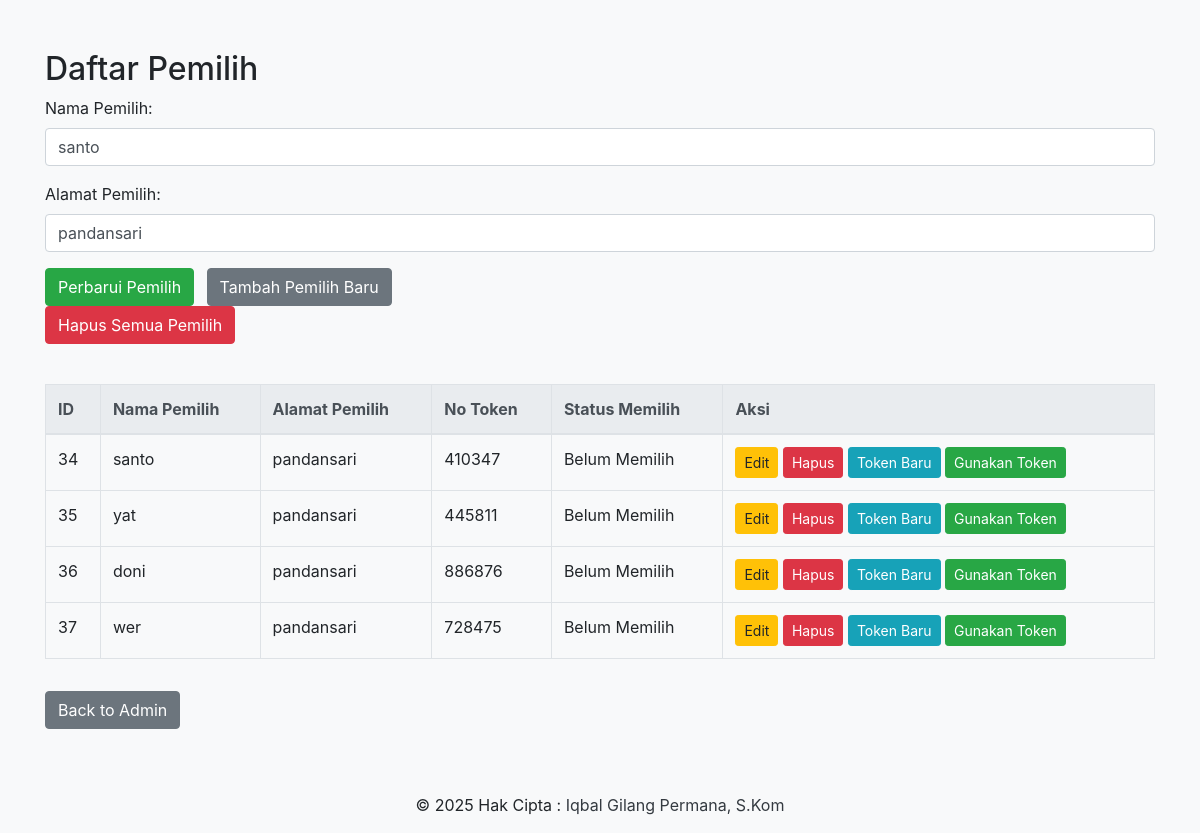
Screenshot of /voters.php?edit_voter=34 (signed in) with the database file from the repository.
### tables this page shows
CREATE TABLE `voters` (
  `id` int(11) NOT NULL,
  `name` varchar(100) NOT NULL,
  `address` varchar(255) NOT NULL,
  `token` varchar(32) NOT NULL,
  `token_created_at` datetime NOT NULL,
  `used` tinyint(1) DEFAULT 0,
  `has_voted` tinyint(1) DEFAULT 0,
  `token_used` tinyint(1) DEFAULT 0
);

### voters.php (the view, shortened to what this page needs)
<?php
include 'db.php';
$editVoter = null;
if (isset($_GET['edit_voter'])) {
    $id = $_GET['edit_voter'];
    $stmt = $pdo->prepare("SELECT * FROM voters WHERE id = :id");
    $stmt->execute(['id' => $id]);
    $editVoter = $stmt->fetch();
}
$stmt_voters = $pdo->query("SELECT * FROM voters");
$voterList = $stmt_voters->fetchAll();
?>
<!DOCTYPE html>
<html lang="en">
<head>
    <link rel="stylesheet" href="https://stackpath.bootstrapcdn.com/bootstrap/4.5.2/css/bootstrap.min.css">
</head>
<body>
    <div class="container">
        <h2>Daftar Pemilih</h2>
        <form action="" method="POST">
            <div class="form-group">
                <label for="voter_name">Nama Pemilih:</label>
                <input type="text" class="form-control" id="voter_name" name="voter_name" value="<?php echo $editVoter ? $editVoter['name'] : ''; ?>" required>
            </div>
            <div class="form-group">
                <label for="voter_address">Alamat Pemilih:</label>
                <input type="text" class="form-control" id="voter_address" name="voter_address" value="<?php echo $editVoter ? $editVoter['address'] : ''; ?>" required>
            </div>
            <button type="submit" name="add_voter" class="btn btn-success"><?php echo $editVoter ? "Perbarui Pemilih" : "Tambah Pemilih"; ?></button>
            <a href="voters.php" class="btn btn-secondary ml-2">Tambah Pemilih Baru</a>
        </form>
    <form action="" method="POST" onsubmit="return confirm('Apakah Anda yakin ingin menghapus semua pemilih?');">
        <button type="submit" name="delete_all_voters" class="btn btn-danger mb-3">Hapus Semua Pemilih</button>
    </form>
        <table class="table table-bordered mt-4">
            <thead class="thead-light">
                <tr>
                    <th>ID</th>
                    <th>Nama Pemilih</th>
                    <th>Alamat Pemilih</th>
                    <th>No Token</th>
                    <th>Status Memilih</th>
                    <th>Aksi</th>
                </tr>
            </thead>
            <tbody>
                <?php foreach ($voterList as $voter): ?>
                    <tr>
                        <td><?php echo $voter['id']; ?></td>
                        <td><?php echo $voter['name']; ?></td>
                        <td><?php echo $voter['address']; ?></td>
                        <td><?php echo $voter['token']; ?></td>
                        <td><?php echo $voter['has_voted'] ? 'Sudah Memilih' : 'Belum Memilih'; ?></td>
                        <td>
                            <a href="voters.php?edit_voter=<?php echo $voter['id']; ?>" class="btn btn-warning btn-sm">Edit</a>
                            <a href="voters.php?delete_voter=<?php echo $voter['id']; ?>" class="btn btn-danger btn-sm" onclick="return confirm('Apakah Anda yakin ingin menghapus?');">Hapus</a>
                            <a href="voters.php?generate_token=<?php echo $voter['id']; ?>" class="btn btn-info btn-sm">Token Baru</a>
                            <a href="voters.php?use_token=<?php echo $voter['id']; ?>" class="btn btn-success btn-sm" onclick="return confirm('Apakah Anda yakin ingin menggunakan token ini?');">Gunakan Token</a>
                        </td>
                    </tr>
                <?php endforeach; ?>
            </tbody>
        </table>
        <a href="admin.php" class="btn btn-secondary mt-3">Back to Admin</a>
    </div>
    <?php include 'footer.php'; ?>
</body>
</html>

### voters.php (style rules this page uses)
body { background-color: #f8f9fa; }
.container { margin-top: 50px; }

### rows the page displays
voters: voter_name "santo", voter_address "pandansari", id "34", name "santo", address "pandansari", token "410347", has_voted "Belum Memilih"
voters: id "35", name "yat", address "pandansari", token "445811", has_voted "Belum Memilih"
voters: id "36", name "doni", address "pandansari", token "886876", has_voted "Belum Memilih"
voters: id "37", name "wer", address "pandansari", token "728475", has_voted "Belum Memilih"
